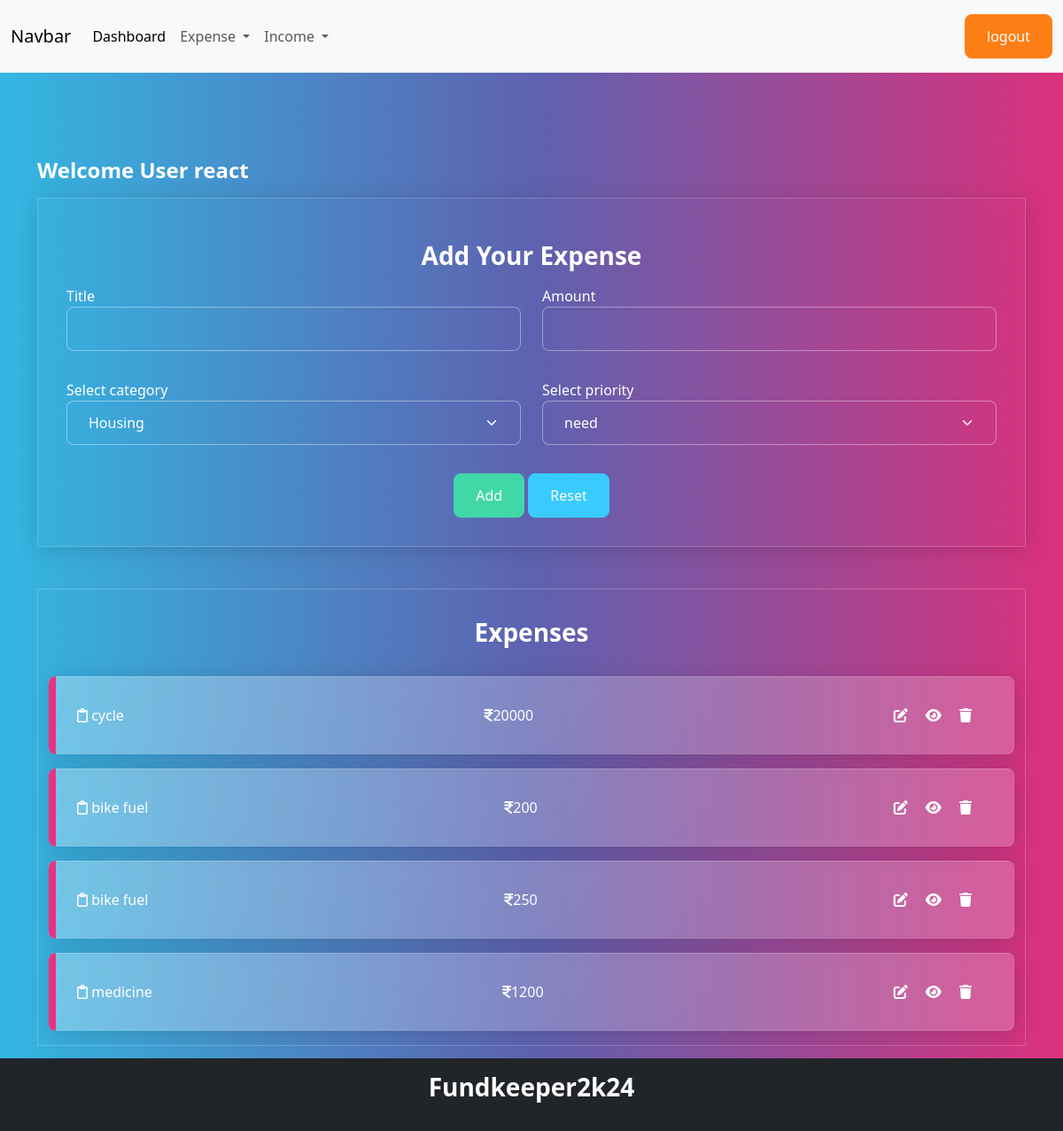
The page /expense/add/ (signed in) on the database its author committed.
### budget/models.py (models this page shows, shortened)
class Expense(models.Model):
    title=models.CharField(max_length=200)
    amount=models.PositiveIntegerField()
    expense_categories = (
        ("Housing", "Housing"),
        ("Transportation", "Transportation"),
        ("Food", "Food"),
        ("Health", "Health"),
        ("Entertainment", "Entertainment"),
        ("DebtPayments", "Debt Payments"),
        ("PersonalCare", "Personal Care"),
        ("Education", "Education"),
        ("Savings", "Savings"),
        ("Miscellaneous", "Miscellaneous")
    )
    category=models.CharField(max_length=200,choices=expense_categories,default="Miscellanious")
    user_object=models.ForeignKey(User,on_delete=models.CASCADE)
    created_date=models.DateTimeField(auto_now_add=True)
    priority_options=(
        ("need","need"),
        ("want","want")
    )
    priority=models.CharField(max_length=200,choices=priority_options,default="need")

### budget/views.py (the view, shortened to what this page needs)
# urls.py: path('expense/add/',views.ExpenseCreateView.as_view(),name="expense-add"),
@method_decorator(signin_required,name="dispatch")
class ExpenseCreateView(View):
    def get(self,request,*args,**kwargs):
        form_instance=ExpenseForm()
        qs=Expense.objects.filter(user_object=request.user).order_by("-created_date") #login user object expense
        return render(request,"expense_add.html",{"form":form_instance,"data":qs})

### budget/forms.py
class ExpenseForm(forms.ModelForm):
    class Meta:
        model=Expense
        exclude=("id","created_date","user_object")
        widgets={
            "title":forms.TextInput(attrs={"class":"form-control"}),
            "amount":forms.NumberInput(attrs={"class":"form-control"}),
            "category":forms.Select(attrs={"class":"form-control form-select"}),
            "priority":forms.Select(attrs={"class":"form-control form-select"}),
        }

### budget/templates/expense_add.html (shortened to what this page needs)
{%extends 'base.html'%}
{%block main_block%}
<div class="container mt-5">
    <h4>Welcome User {{request.user}}</h4>
    <div class="container-fluid border p-3 shadow mb-4"
    data-aos="zoom-out-up"
    data-aos-easing="ease-out-cubic"
    data-aos-duration="2000">
        <h3 class="text-center fw-bold my-2">Add Your Expense</h3>
        <form action="" method="post">
            <div class="mb-3">
               <div class="row">
                <div class="col-6">
                    <label for="">Title</label>
                    {{form.title}}
                </div>
                <div class="col-6">
                    <label for="">Amount</label>
                    {{form.amount}}
                </div>
               </div>
            </div>
            <div class="mb-3">
                <div class="row">
                 <div class="col-6">
                     <label for="">Select category</label>
                     {{form.category}}
                 </div>
                 <div class="col-6">
                     <label for="">Select priority</label>
                     {{form.priority}}
                 </div>
                </div>
             </div>
             <div class="d-flex justify-content-center">
               <div>
                <button type="submit" class="btn btn-success">Add</button>
                <button type="reset" class="btn btn-info">Reset</button>
               </div>
             </div>
        </form>
    </div>
    <div class="container-fluid border mb-5">
        <h3 class="text-center fw-bold my-3">Expenses</h3>
        {%for e in data%}
        <div class="alert alert-primary d-flex justify-content-between" role="alert" data-aos="fade-down"
        data-aos-easing="linear"
        data-aos-duration="1000">
           <div> <i class="fa-regular fa-clipboard"></i> {{e.title}}</div>
         <div>   <i class="fa-solid fa-indian-rupee-sign"></i>{{e.amount}}</div>
            <div>
                <a href="{%url 'expense-update' e.id%}" class="me-2"><i class="fa-solid fa-pen-to-square"> </i></a>
                <a href="{%url 'expense-detail' e.id%}" class="me-2"><i class="fa-solid fa-eye"></i></a>
                <a href="{%url 'expense-delete' e.id%}" class="me-2"><i class="fa-solid fa-trash"></i></a>
            </div>
          </div>
        {%endfor%}
    </div>
</div>
{%endblock%}

### rows shown on the page
Expense: title "cycle", amount "20000"
Expense: title "bike fuel", amount "200"
Expense: title "bike fuel", amount "250"
Expense: title "medicine", amount "1200"

### other values the page prints
{{ request.user }} "react"
